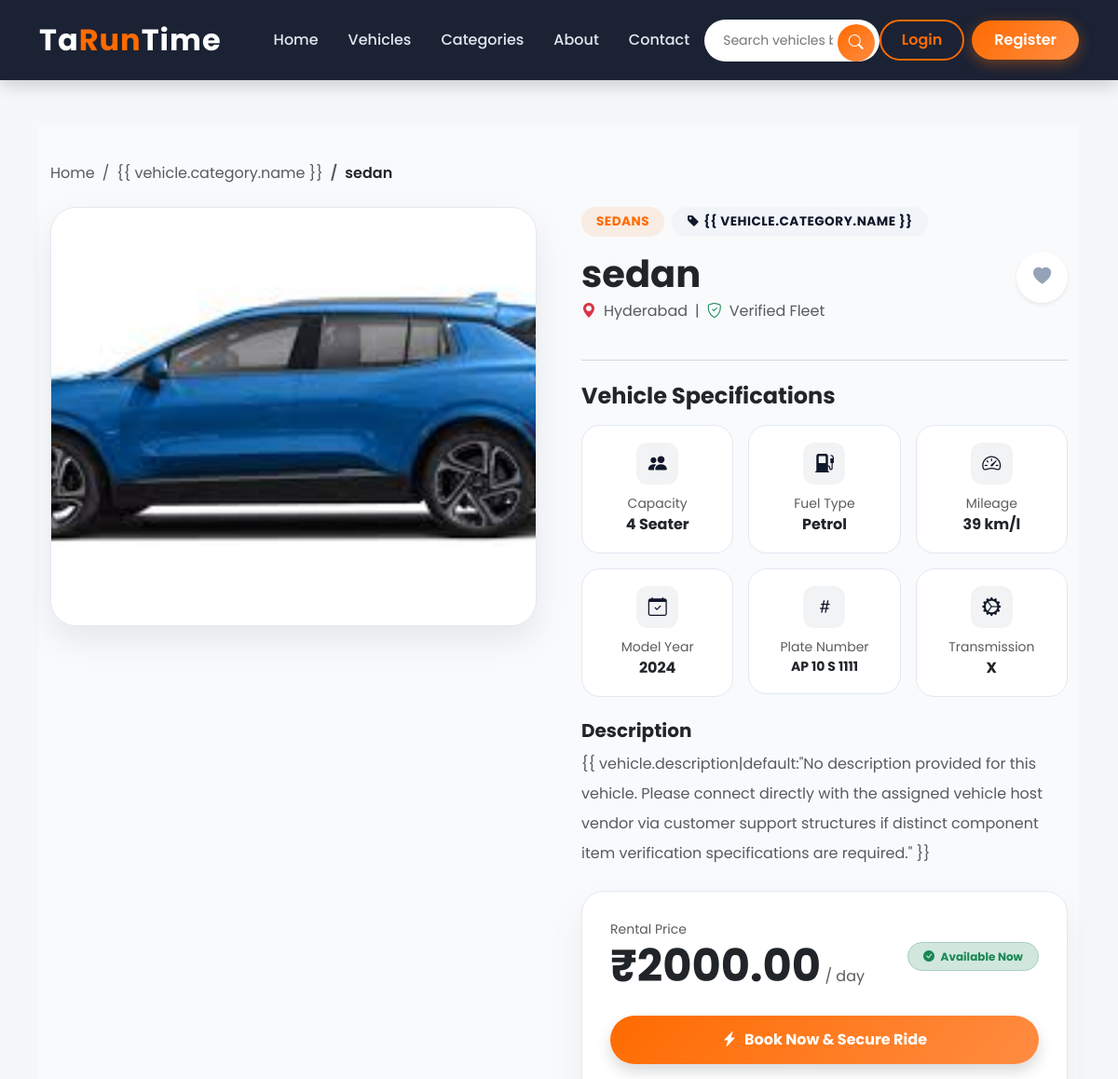
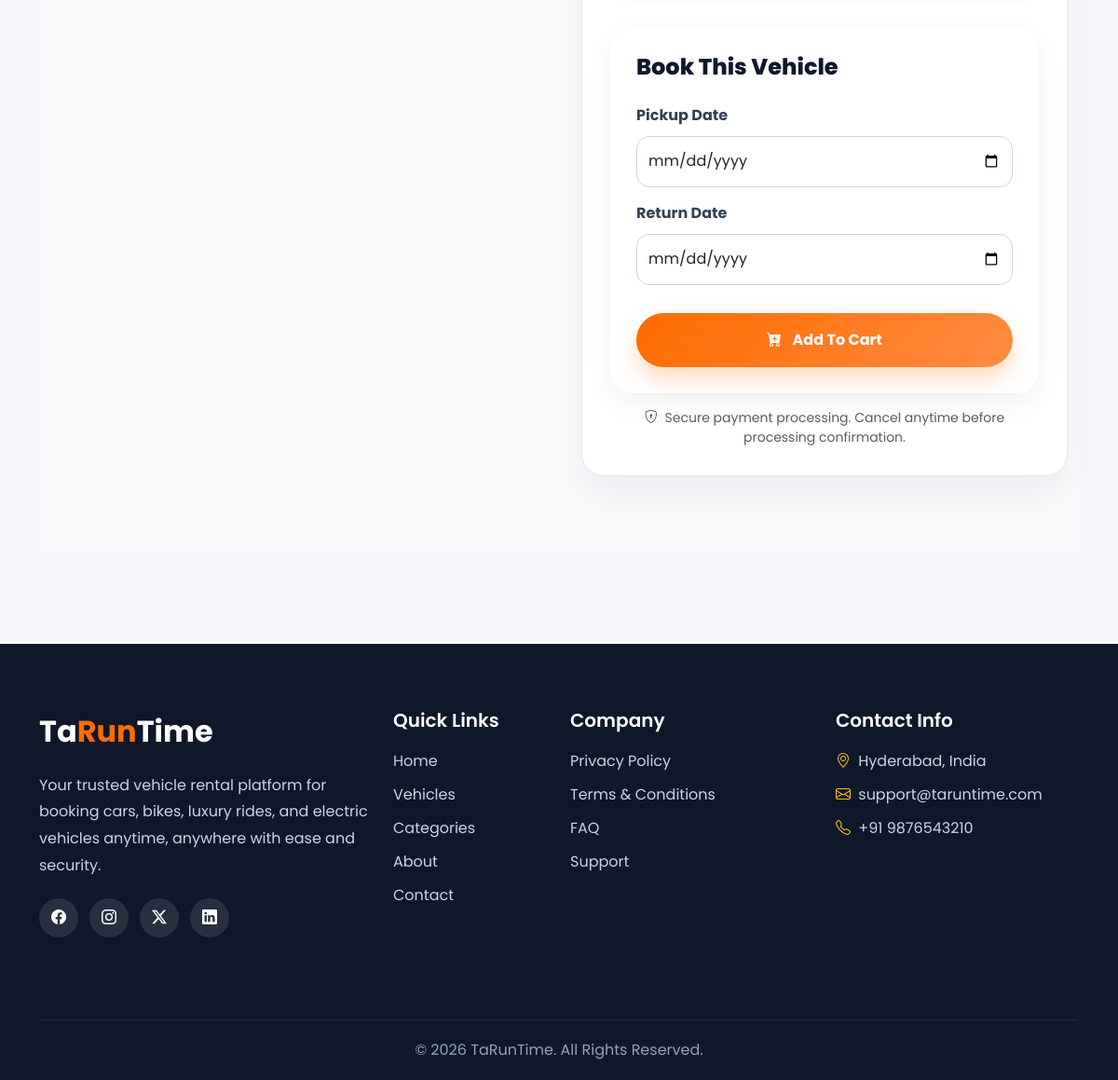
The page /vehicle_details/sedan-2b84ad08/ on the database its author committed (2 pictures, top to bottom).
### home/models.py (models this page shows, shortened)
class Vehicle(models.Model):
    vendor=models.ForeignKey(User,on_delete=models.CASCADE,related_name='vehicles')
    category=models.ForeignKey(Category,on_delete=models.CASCADE,related_name='vehicles')
    name=models.CharField(max_length=40)
    vehicle_number=models.CharField(max_length=30,unique=True)
    slug=models.SlugField(blank=True,unique=True)
    model=models.CharField(max_length=40,null=True,blank=True)
    brand=models.CharField(max_length=40,null=True,blank=True)
    year=models.IntegerField()
    fuel_type=models.CharField(max_length=30,choices=choices)
    seat_capacity=models.IntegerField()
    mileage=models.IntegerField()
    price_per_day=models.DecimalField(max_digits=10,decimal_places=2)
    location=models.CharField(max_length=70)
    description=models.TextField(null=True,blank=True)
    image=models.ImageField(upload_to='vehicle_images/')
    availability=models.BooleanField(default=True)
    created_at=models.DateTimeField(auto_now_add=True)
    updated_at=models.DateTimeField(auto_now=True)

### home/views.py (the view)
# urls.py: path('vehicle_details/<slug:vehicle_slug>/',views.vehicle_details_view,name='vehicle_details'),
def vehicle_details_view(request,vehicle_slug):
    vehicle=get_object_or_404(Vehicle,slug=vehicle_slug)
    is_wishlisted =False
    if request.user.is_authenticated:
        is_wishlisted =Wishlist.objects.filter(user=request.user,vehicle=vehicle).exists()
    print(is_wishlisted)
    context={
        'vehicle':vehicle,
        'is_wishlisted':is_wishlisted
    }
    return render(request,'vehicle_details.html',context)

### templates/vehicle_details.html (shortened to what this page needs)
{% extends "base.html" %}
{% block content %}
<div class="detail-section">
    <div class="container">
        <nav aria-label="breadcrumb" class="mb-4">
            <ol class="breadcrumb mb-0">
                <li class="breadcrumb-item"><a href="/" class="text-decoration-none text-muted">Home</a></li>
                <li class="breadcrumb-item"><a href="#" class="text-decoration-none text-muted">{{ vehicle.category.name
                        }}</a></li>
                <li class="breadcrumb-item active text-dark fw-semibold" aria-current="page">{{ vehicle.name }}</li>
            </ol>
        </nav>
        <div class="row g-5">
            <div class="col-12 col-lg-6">
                <div class="gallery-container">
                    <div class="main-image-box">
                        {% if vehicle.image %}
                        <img src="{{ vehicle.image.url }}" alt="{{ vehicle.name }}" id="viewportImage">
                        {% else %}
                        <div class="w-100 h-100 d-flex align-items-center justify-content-center bg-secondary-subtle">
                            <i class="bi bi-car-front display-1 text-muted"></i>
                        </div>
                        {% endif %}
                    </div>
                </div>
            </div>
            <div class="col-12 col-lg-6">
                <div class="badge-bar d-flex align-items-center gap-2 mb-3">
                    <span class="brand-accent-tag">{{ vehicle.brand|default:"Premium" }}</span>
                    <span class="category-accent-tag"><i class="bi bi-tag-fill me-1"></i>{{ vehicle.category.name
                        }}</span>
                </div>
                <div class="d-flex justify-content-between align-items-start mb-2">
                    <div>
                        <h1 class="fw-bold text-dark display-6 mb-1">{{ vehicle.name }}</h1>
                        <p class="text-muted d-flex align-items-center gap-2">
                            <i class="bi bi-geo-alt-fill text-danger"></i> {{ vehicle.location }}
                            <span class="text-slate-300">|</span>
                            <i class="bi bi-shield-check text-success"></i> Verified Fleet
                        </p>
                    </div>
                    <a href="{% url 'toggle_wishlist' vehicle.slug %}">
                        <button type="button" class="btn-like-heart shadow-sm {% if is_wishlisted %}liked{% endif %}">
                            <i class="bi bi-heart-fill"></i>
                        </button>
                    </a>
                </div>
                <hr class="text-secondary opacity-20 my-4">
                <h4 class="fw-bold text-dark mb-3">Vehicle Specifications</h4>
                <div class="row g-3 mb-4">
                    <div class="col-6 col-sm-4">
                        <div class="spec-grid-card">
                            <div class="spec-icon-box"><i class="bi bi-people-fill"></i></div>
                            <div class="text-muted small">Capacity</div>
                            <div class="fw-bold text-dark">{{ vehicle.seat_capacity }} Seater</div>
                        </div>
                    </div>
                    <div class="col-6 col-sm-4">
                        <div class="spec-grid-card">
                            <div class="spec-icon-box"><i class="bi bi-fuel-pump-fill"></i></div>
                            <div class="text-muted small">Fuel Type</div>
                            <div class="fw-bold text-dark text-capitalize">{{ vehicle.fuel_type }}</div>
                        </div>
                    </div>
                    <div class="col-6 col-sm-4">
                        <div class="spec-grid-card">
                            <div class="spec-icon-box"><i class="bi bi-speedometer2"></i></div>
                            <div class="text-muted small">Mileage</div>
                            <div class="fw-bold text-dark">{{ vehicle.mileage }} km/l</div>
                        </div>
                    </div>
                    <div class="col-6 col-sm-4">
                        <div class="spec-grid-card">
                            <div class="spec-icon-box"><i class="bi bi-calendar-check"></i></div>
                            <div class="text-muted small">Model Year</div>
                            <div class="fw-bold text-dark">{{ vehicle.year|default:"2024" }}</div>
                        </div>
                    </div>
                    <div class="col-6 col-sm-4">
                        <div class="spec-grid-card">
                            <div class="spec-icon-box"><i class="bi bi-hash"></i></div>
                            <div class="text-muted small">Plate Number</div>
                            <div class="fw-bold text-dark text-uppercase small">{{ vehicle.vehicle_number }}</div>
                        </div>
                    </div>
                    <div class="col-6 col-sm-4">
                        <div class="spec-grid-card">
                            <div class="spec-icon-box"><i class="bi bi-gear-wide-connected"></i></div>
                            <div class="text-muted small">Transmission</div>
                            <div class="fw-bold text-dark text-capitalize">{{ vehicle.model|default:"Manual" }}</div>
                        </div>
                    </div>
                </div>
                <div class="mb-4">
                    <h5 class="fw-bold text-dark mb-2">Description</h5>
                    <p class="text-muted lh-lg">
                        {{ vehicle.description|default:"No description provided for this vehicle. Please connect
                        directly with the assigned vehicle host vendor via customer support structures if distinct
                        component item verification specifications are required." }}
                    </p>
                </div>
                <div class="booking-sidebar-card mt-4">
                    <div class="d-flex justify-content-between align-items-center mb-4">
                        <div>
                            <span class="text-muted small d-block">Rental Price</span>
                            <span class="display-5 fw-extrabold text-dark fw-bold">₹{{ vehicle.price_per_day }}</span>
                            <span class="text-muted">/ day</span>
                        </div>
                        <div>
                            {% if vehicle.availability %}
                            <span
                                class="badge bg-success-subtle text-success border border-success-subtle px-3 py-2 rounded-pill fw-bold small">
                                <i class="bi bi-check-circle-fill me-1"></i> Available Now
                            </span>
                            {% else %}
                            <span
                                class="badge bg-danger-subtle text-danger border border-danger-subtle px-3 py-2 rounded-pill fw-bold small">
                                <i class="bi bi-exclamation-triangle-fill me-1"></i> Currently Booked
                            </span>
                            {% endif %}
                        </div>
                    </div>
                    <div class="d-flex flex-column gap-3">
                        {% if vehicle.availability %}
                        <a href="#"
                            class="btn btn-booking-main d-flex align-items-center justify-content-center gap-2 shadow">
                            <i class="bi bi-lightning-charge-fill"></i> Book Now & Secure Ride
                        </a>
                        <div class="booking-card">
                            <h3 class="booking-title">
                                Book This Vehicle
                            </h3>
                            <form action="{% url 'add_to_cart' vehicle.slug %}" method="POST">
                                <label class="booking-label">
                                    Pickup Date
                                </label>
                                <input type="date" name="start_date" class="form-control booking-input" required>
                                <label class="booking-label mt-3">
                                    Return Date
                                </label>
                                <input type="date" name="end_date" class="form-control booking-input" required>
                                <button type="submit" class="booking-btn">
                                    <i class="bi bi-cart-plus-fill me-2"></i>
                                    Add To Cart
                                </button>
                            </form>
                        </div>
                        {% else %}
                        <button type="button" class="btn btn-secondary py-3 rounded-pill fw-bold border-0" disabled>
                            <i class="bi bi-calendar-x me-2"></i> Un-Available For Booking
                        </button>
                        {% endif %}
                    </div>
                    <p class="text-center text-muted small mt-3 mb-0">
                        <i class="bi bi-shield-lock me-1"></i> Secure payment processing. Cancel anytime before
                        processing confirmation.
                    </p>
                </div>
            </div>
        </div>
    </div>
</div>
{% endblock %}

### templates/base.html (style rules this page uses)
* { margin:0; padding:0; box-sizing:border-box; font-family: 'Poppins', sans-serif; }
body { background: #f5f7fb; display: flex; flex-direction: column; min-height: 100vh; }

### templates/vehicle_details.html (style rules this page uses)
.detail-section { padding: 40px 0 80px 0; background-color: #f8fafc; }
.gallery-container { position: sticky; top: 40px; }
.main-image-box { height: 450px; width: 100%; border-radius: 28px; overflow: hidden; box-shadow: 0 15px 35px rgba(15, 23, 42, 0.08); border: 1px solid #e2e8f0; background: #fff; }
.main-image-box img { width: 100%; height: 100%; object-fit: cover; }
.badge-bar span { font-size: 0.85rem; font-weight: 700; letter-spacing: 0.5px; text-transform: uppercase; padding: 6px 16px; border-radius: 50px; }
.brand-accent-tag { color: #ff6b00; background: rgba(255, 107, 0, 0.1); }
.category-accent-tag { color: #0f172a; background: #f1f5f9; }
.spec-grid-card { background: white; border: 1px solid #e2e8f0; border-radius: 20px; padding: 18px; text-align: center; transition: transform 0.2s ease; }
.spec-icon-box { width: 45px; height: 45px; border-radius: 12px; background: rgba(15, 23, 42, 0.05); color: #0f172a; display: inline-flex; align-items: center; justify-content: center; font-size: 1.25rem; margin-bottom: 10px; }
.booking-sidebar-card { background: white; border-radius: 24px; border: 1px solid #e2e8f0; box-shadow: 0 20px 40px rgba(15, 23, 42, 0.06); padding: 30px; }
.btn-booking-main { background: linear-gradient(135deg, #ff6b00, #ff8c42); color: white; font-weight: 700; border: none; padding: 14px; border-radius: 50px; box-shadow: 0 8px 20px rgba(255, 107, 0, 0.3); transition: all 0.3s ease; }
.btn-like-heart { width: 55px; height: 55px; border-radius: 50%; border: 1px solid #cbd5e1; background: white; color: #64748b; display: inline-flex; align-items: center; justify-content: center; font-size: 1.4rem; transition: all 0.3s cubic-bezier(0.175, 0.885, 0.32, 1.275); }
.booking-card { background: white; padding: 28px; border-radius: 24px; box-shadow: 0 10px 30px rgba(0, 0, 0, 0.06); margin-top: 30px; }
.booking-title { font-size: 1.5rem; font-weight: 800; margin-bottom: 25px; color: #0f172a; }
.booking-label { font-weight: 700; margin-bottom: 10px; color: #334155; }
.booking-input { height: 55px; border-radius: 14px; border: 1px solid #cbd5e1; }
.booking-btn { width: 100%; height: 58px; border: none; border-radius: 50px; margin-top: 30px; background: linear-gradient(135deg, #ff6b00, #ff8c42); color: white; font-size: 1rem; font-weight: 700; transition: 0.3s; box-shadow: 0 12px 25px rgba(255, 107, 0, 0.25); }
.btn-like-heart { width: 55px; height: 55px; border-radius: 50%; border: none; background: white; color: #94a3b8; font-size: 1.2rem; transition: 0.3s; }

### rows shown on the page
Vehicle: name "sedan", image (picture), brand "SEDANS", location "Hyderabad", seat_capacity "4", fuel_type "Petrol", mileage "39", year "2024", vehicle_number "AP 10 S 1111", model "X", price_per_day "2000.00"
